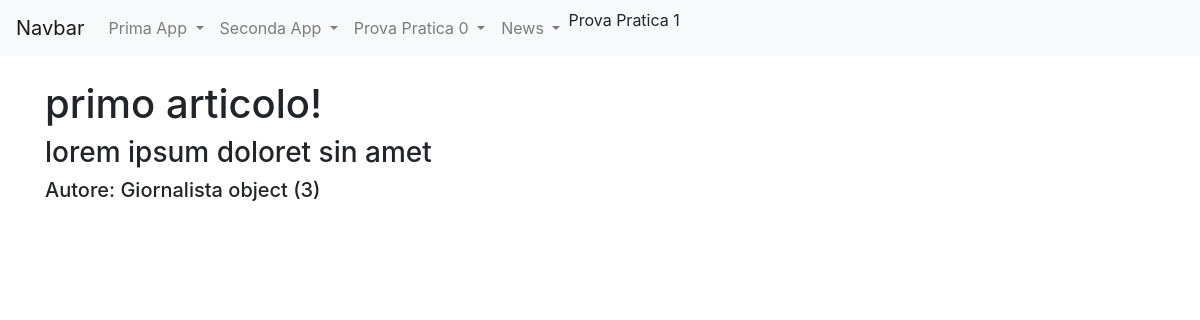
/news/articoli/1, run on the app's committed database.
### news/models.py (models this page shows, shortened)
class Articolo(models.Model):
    titolo = models.CharField(max_length=20)
    contenuto = models.TextField()
    giornalista = models.ForeignKey(Giornalista, on_delete=models.CASCADE, related_name="articoli")

class Giornalista(models.Model):
    nome = models.CharField(max_length=20)
    cognome = models.CharField(max_length=20)

### news/views.py (the view)
# urls.py: path("articoli/<int:pk>", ArticoloDetailViewCB.as_view(), name="articolo_detail.html"),
class ArticoloDetailViewCB(DetailView):
    model = Articolo
    template_name = "articolo_detail.html"

### news/templates/articolo_detail.html (shortened to what this page needs)
{%extends 'base.html'%}
{%block content%}
<h1>{{articolo.titolo}}</h1>
<h3>{{articolo.contenuto}}</h3>
<h5>Autore: {{articolo.giornalista}}</h5>
{%endblock content%}

### data on the page
Articolo: titolo "primo articolo!", contenuto "lorem ipsum doloret sin amet", giornalista "Giornalista object (3)"
